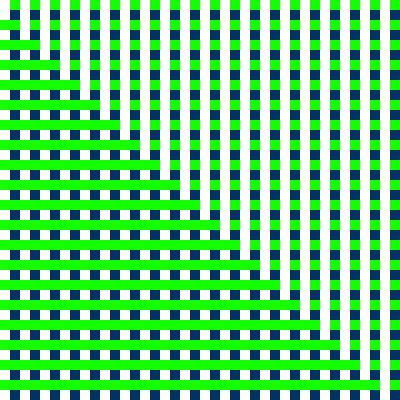
Frame 1 (no input)
Frame 60 (no input): identical to frame 1, image omitted
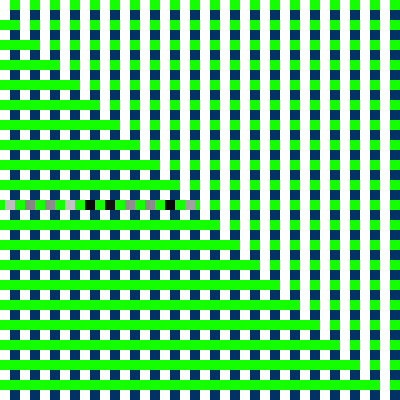
Frame 120 (the mouse pressed at the canvas centre since frame 60)

The p5.js sketch that drew these frames (run headless with seeded random() and noise() and a simulated clock; from frame 60 on, the mouse is pressed at the canvas centre):

// p5.js sketch
// ── sketch.js
function setup() {
  createCanvas(400, 400);
  background(0, 50, 100);
  noStroke();

  for (let i=0; i < height; i+=20) {
    fill(20,255,0);
    rect(0, i, width, 10);
    fill(255);
    rect(i, 0, 10, height);
    console.log(i);
  }
}

//divide and conquer to understand the code
  //comment out pts of the code to understand ea chunk

function draw() {
  let y1 = mouseY; //feeding a var into mouseY

  if (mouseX < 250)  {  //only draws up until 250
    for (let i = 0; i < mouseX; i += 20) {
      r1 = random(255);
      fill(r1);  //color of the rect is random
      rect( i+5, y1, 10, 10 );  //spacing and size of rect
      console.log("r1 = " + r1);
     }
    //
  }

  if (mouseX > 200)  {  //only draws when >200
    let mx = mouseX; //redefines mouseX
    for (let i = 0; i < mouseX; i += 20) {
      r2 = random(50,255);
      fill(r2,30); 
        //30 makes the rect translucent
      rect(mx, i+5, 10, 10);
      console.log("r2 = " + r2);
      //creates a diagonal effect w the rect
     }

    if (mouseY < 250) { //only draws when y<250 and x>200
      fill(255,0,0,90);
      triangle(mouseX,y1,mouseX-50,y1+30,mouseX+50,y1+50);

    } else {
      
      for (let i = 0; i < mouseX; i += 20) {
        r3 = random(100);
        fill(200,100,0,r3);
        rect( i+5, y1, 10, 10 );
        console.log("r3 = " + r3);
       }

      fill(255,120,0,50);
      ellipse(mouseX+100,y1,30,30);

    }
  }
}
